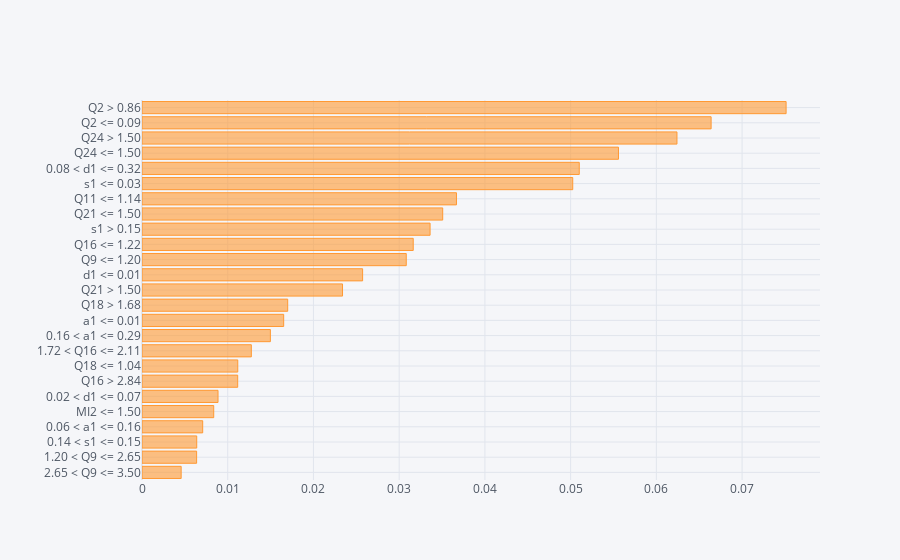
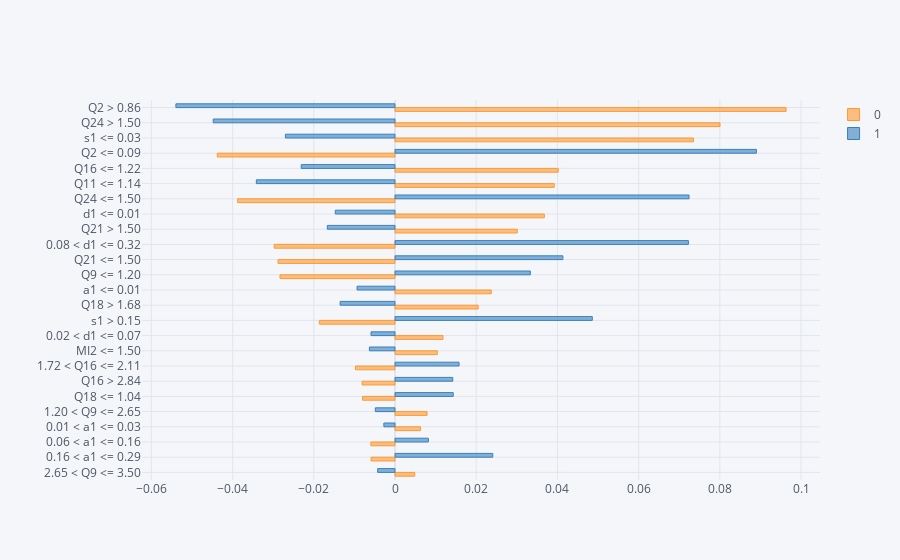

The notebook cell these images were saved under, in order:
### Code cell
import cufflinks as cf
cf.go_offline()
cf.set_config_file(offline=False, world_readable=True)
from lime import submodular_pick
sp_obj = submodular_pick.SubmodularPick(lime_explainer, X_r.values, rf.predict_proba, sample_size=500, num_features=10, num_exps_desired=5)
#Plot the 5 explanations
[exp.as_pyplot_figure(label=exp.available_labels()[0]) for exp in sp_obj.sp_explanations];
# Make it into a dataframe
W_pick=pd.DataFrame([dict(this.as_list(this.available_labels()[0])) for this in sp_obj.sp_explanations]).fillna(0)
 
W_pick['prediction'] = [this.available_labels()[0] for this in sp_obj.sp_explanations]
 
#Making a dataframe of all the explanations of sampled points
W=pd.DataFrame([dict(this.as_list(this.available_labels()[0])) for this in sp_obj.explanations]).fillna(0)
W['prediction'] = [this.available_labels()[0] for this in sp_obj.explanations]
 
#Plotting the aggregate importances
np.abs(W.drop("prediction", axis=1)).mean(axis=0).sort_values(ascending=False).head(
    25
).sort_values(ascending=True).iplot(kind="barh")
 
#Aggregate importances split by classes
grped_coeff = W.groupby("prediction").mean()
 
grped_coeff = grped_coeff.T
grped_coeff["abs"] = np.abs(grped_coeff.iloc[:, 0])
grped_coeff.sort_values("abs", inplace=True, ascending=False)
grped_coeff.head(25).sort_values("abs", ascending=True).drop("abs", axis=1).iplot(
    kind="barh", bargap=0.5
)

### Figure 1 — Plotly figure (JSON) as saved in the notebook; plotly's stock layout.template omitted (floating-point values rounded to 4 significant figures)
{"data": [{"marker": {"color": "rgba(255, 153, 51, 0.6)", "line": {"color": "rgba(255, 153, 51, 1.0)", "width": 1}}, "name": "None", "orientation": "h", "text": "", "type": "bar", "x": [0.00457, 0.00637, 0.006384, 0.00708, 0.008366, 0.008867, 0.01116, 0.01117, 0.01275, 0.01498, 0.01653, 0.017, 0.02339, 0.02574, 0.03083, 0.03164, 0.03361, 0.03508, 0.03668, 0.05025, 0.05101, 0.05558, 0.0624, 0.06639, 0.07514], "y": ["2.65 < Q9 <= 3.50", "1.20 < Q9 <= 2.65", "0.14 < s1 <= 0.15", "0.06 < a1 <= 0.16", "MI2 <= 1.50", "0.02 < d1 <= 0.07", "Q16 > 2.84", "Q18 <= 1.04", "1.72 < Q16 <= 2.11", "0.16 < a1 <= 0.29", "a1 <= 0.01", "Q18 > 1.68", "Q21 > 1.50", "d1 <= 0.01", "Q9 <= 1.20", "Q16 <= 1.22", "s1 > 0.15", "Q21 <= 1.50", "Q11 <= 1.14", "s1 <= 0.03", "0.08 < d1 <= 0.32", "Q24 <= 1.50", "Q24 > 1.50", "Q2 <= 0.09", "Q2 > 0.86"]}], "layout": {"legend": {"bgcolor": "#F5F6F9", "font": {"color": "#4D5663"}}, "paper_bgcolor": "#F5F6F9", "plot_bgcolor": "#F5F6F9", "title": {"font": {"color": "#4D5663"}}, "xaxis": {"gridcolor": "#E1E5ED", "showgrid": true, "tickfont": {"color": "#4D5663"}, "title": {"font": {"color": "#4D5663"}, "text": ""}, "zerolinecolor": "#E1E5ED"}, "yaxis": {"gridcolor": "#E1E5ED", "showgrid": true, "tickfont": {"color": "#4D5663"}, "title": {"font": {"color": "#4D5663"}, "text": ""}, "zerolinecolor": "#E1E5ED"}}}

### Figure 2 — Plotly figure (JSON) as saved in the notebook; plotly's stock layout.template omitted (floating-point values rounded to 4 significant figures)
{"data": [{"marker": {"color": "rgba(255, 153, 51, 0.6)", "line": {"color": "rgba(255, 153, 51, 1.0)", "width": 1}}, "name": "0", "orientation": "h", "text": "", "type": "bar", "x": [0.004863, -0.005883, -0.005945, 0.006286, 0.007894, -0.007999, -0.008105, -0.009736, 0.01043, 0.01182, -0.01863, 0.02047, 0.02371, -0.02832, -0.02882, -0.02976, 0.03011, 0.03676, -0.03875, 0.03922, 0.04018, -0.04377, 0.07351, 0.08004, 0.09631], "y": ["2.65 < Q9 <= 3.50", "0.16 < a1 <= 0.29", "0.06 < a1 <= 0.16", "0.01 < a1 <= 0.03", "1.20 < Q9 <= 2.65", "Q18 <= 1.04", "Q16 > 2.84", "1.72 < Q16 <= 2.11", "MI2 <= 1.50", "0.02 < d1 <= 0.07", "s1 > 0.15", "Q18 > 1.68", "a1 <= 0.01", "Q9 <= 1.20", "Q21 <= 1.50", "0.08 < d1 <= 0.32", "Q21 > 1.50", "d1 <= 0.01", "Q24 <= 1.50", "Q11 <= 1.14", "Q16 <= 1.22", "Q2 <= 0.09", "s1 <= 0.03", "Q24 > 1.50", "Q2 > 0.86"]}, {"marker": {"color": "rgba(55, 128, 191, 0.6)", "line": {"color": "rgba(55, 128, 191, 1.0)", "width": 1}}, "name": "1", "orientation": "h", "text": "", "type": "bar", "x": [-0.004276, 0.02407, 0.008215, -0.002748, -0.004847, 0.01434, 0.01422, 0.01577, -0.006307, -0.005917, 0.04859, -0.01352, -0.009349, 0.03333, 0.04134, 0.07225, -0.01668, -0.01471, 0.07241, -0.03415, -0.0231, 0.089, -0.02698, -0.04477, -0.05396], "y": ["2.65 < Q9 <= 3.50", "0.16 < a1 <= 0.29", "0.06 < a1 <= 0.16", "0.01 < a1 <= 0.03", "1.20 < Q9 <= 2.65", "Q18 <= 1.04", "Q16 > 2.84", "1.72 < Q16 <= 2.11", "MI2 <= 1.50", "0.02 < d1 <= 0.07", "s1 > 0.15", "Q18 > 1.68", "a1 <= 0.01", "Q9 <= 1.20", "Q21 <= 1.50", "0.08 < d1 <= 0.32", "Q21 > 1.50", "d1 <= 0.01", "Q24 <= 1.50", "Q11 <= 1.14", "Q16 <= 1.22", "Q2 <= 0.09", "s1 <= 0.03", "Q24 > 1.50", "Q2 > 0.86"]}], "layout": {"bargap": 0.5, "legend": {"bgcolor": "#F5F6F9", "font": {"color": "#4D5663"}}, "paper_bgcolor": "#F5F6F9", "plot_bgcolor": "#F5F6F9", "title": {"font": {"color": "#4D5663"}}, "xaxis": {"gridcolor": "#E1E5ED", "showgrid": true, "tickfont": {"color": "#4D5663"}, "title": {"font": {"color": "#4D5663"}, "text": ""}, "zerolinecolor": "#E1E5ED"}, "yaxis": {"gridcolor": "#E1E5ED", "showgrid": true, "tickfont": {"color": "#4D5663"}, "title": {"font": {"color": "#4D5663"}, "text": ""}, "zerolinecolor": "#E1E5ED"}}}
